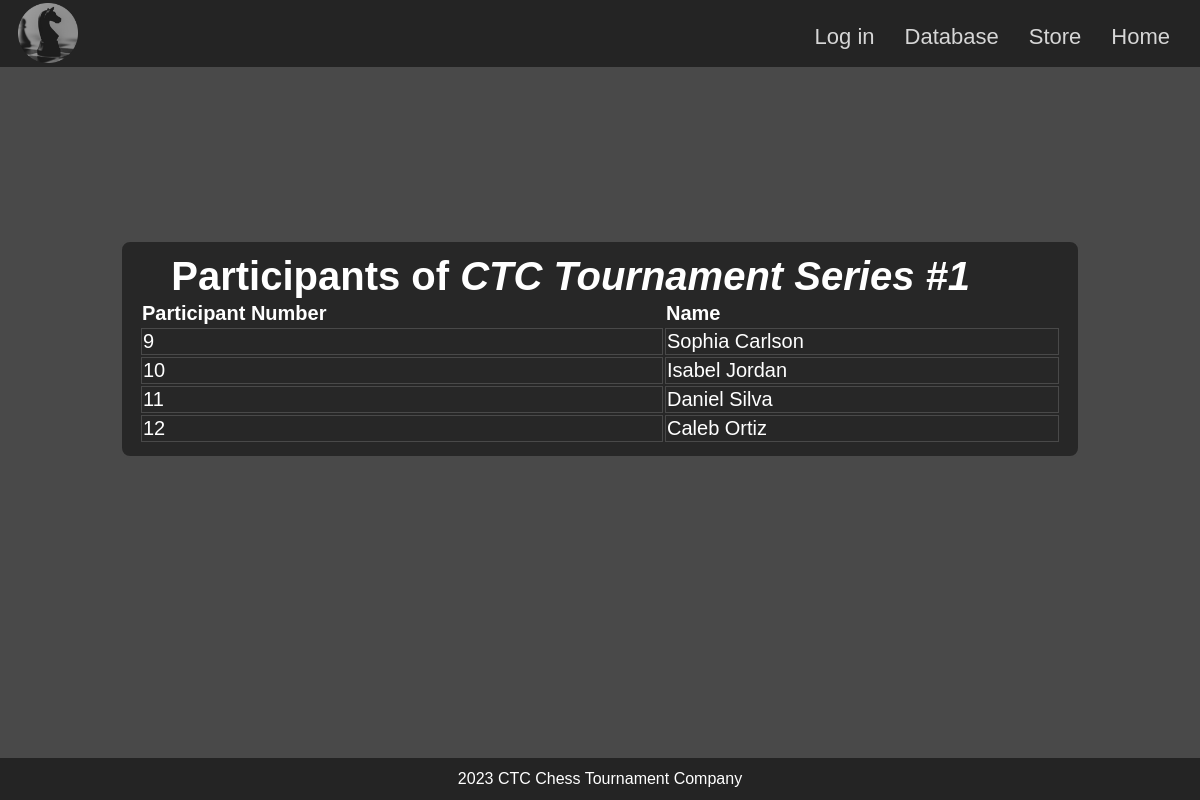
The app's page /participants/3 with its own data.
### tables this page shows
CREATE TABLE tournaments
(
    tournament_id INTEGER PRIMARY KEY AUTOINCREMENT,
    name TEXT NOT NULL,
    date TEXT NOT NULL,
    start_time TEXT NOT NULL,
    entry_fee REAL NOT NULL,
    prize_money REAL NOT NULL,
    description TEXT NOT NULL,
    winner TEXT
);

CREATE TABLE participants
(
    participant_id INTEGER PRIMARY KEY AUTOINCREMENT,
    tournament_id INTEGER NOT NULL,
    name TEXT,
    FOREIGN KEY (tournament_id) REFERENCES tournaments(tournament_id)
);

### app.py (the view)
@app.route("/participants/<int:tournament_id>")
def participants(tournament_id):
    db = get_db()
    tournament = db.execute("""SELECT * FROM tournaments
                               WHERE tournament_id = ?;""", (tournament_id,)).fetchone()
    participants = db.execute("""SELECT * FROM participants
                                 WHERE tournament_id = ?;""", (tournament_id,)).fetchall()
    return render_template("participants.html",tournament=tournament, participants=participants, title="Participants - Chess Tournaments")

### app.py (called while the page is built)
@app.before_request
def logged_in_user():
    g.user = session.get("username", None)

### database.py (called while the page is built)
def get_db():
    if "db" not in g:
        g.db = sqlite3.connect(DATABASE,
            detect_types=sqlite3.PARSE_DECLTYPES
        )
        g.db.row_factory = sqlite3.Row
    return g.db

### templates/participants.html
{% extends "base.html" %}
{% block main_content %}
<section id="participants">
    <h1>Participants of <em>{{tournament["name"]}}</em></h1>
    {% if participants %}
    <table>
        <tr>
            <th>Participant Number</th>
            <th>Name</th>
        </tr>
        {% for participant in participants %}
        <tr>
            <td>{{participant["participant_id"]}}</td>
            <td>{{participant["name"]}}</td>
        </tr>
        {% endfor %}
    </table>
    {% else %}
    <p>There are no participants for this tournament!</p>
    {% endif %}
</section>
{% endblock %}

### static/styles.css (style rules this page uses)
:root { --main-background-color: #242424; --secondary-color: #353535; --tertiary-color: #494949; --section-background: #242424e5; }
html { scroll-behavior: smooth; background-color: var(--main-background-color); background-image: url('background.jpg'); background-size: cover; background-attachment: fixed; height: 100%; }
body { background-color: var(--tertiary-color); background-image: url('background.jpg'); background-size: cover; background-attachment: fixed; margin: 0%; padding: 0%; display: grid; height: 100%; grid-template-columns: 1fr; grid-template-rows: auto; grid-template-areas: "header" "main" "footer"; font-family: Calibri, 'Trebuchet MS', sans-serif; }
table { width: 100%; text-align: left; padding-left: 5px; padding-right: 5px; }
td { border: 1px solid var(--tertiary-color); }
#participants { background-color: var(--section-background); margin: 0 10% 0 10%; border: 2px solid var(--tertiary-color); border-radius: 10px; font-size: 20px; padding: 1%; }
#participants > h1 { margin: 0 0 0 4%; font-size: 40px; }

### records on screen
tournaments: name "CTC Tournament Series #1"
participants: participant_id "9", name "Sophia Carlson"
participants: participant_id "10", name "Isabel Jordan"
participants: participant_id "11", name "Daniel Silva"
participants: participant_id "12", name "Caleb Ortiz"
